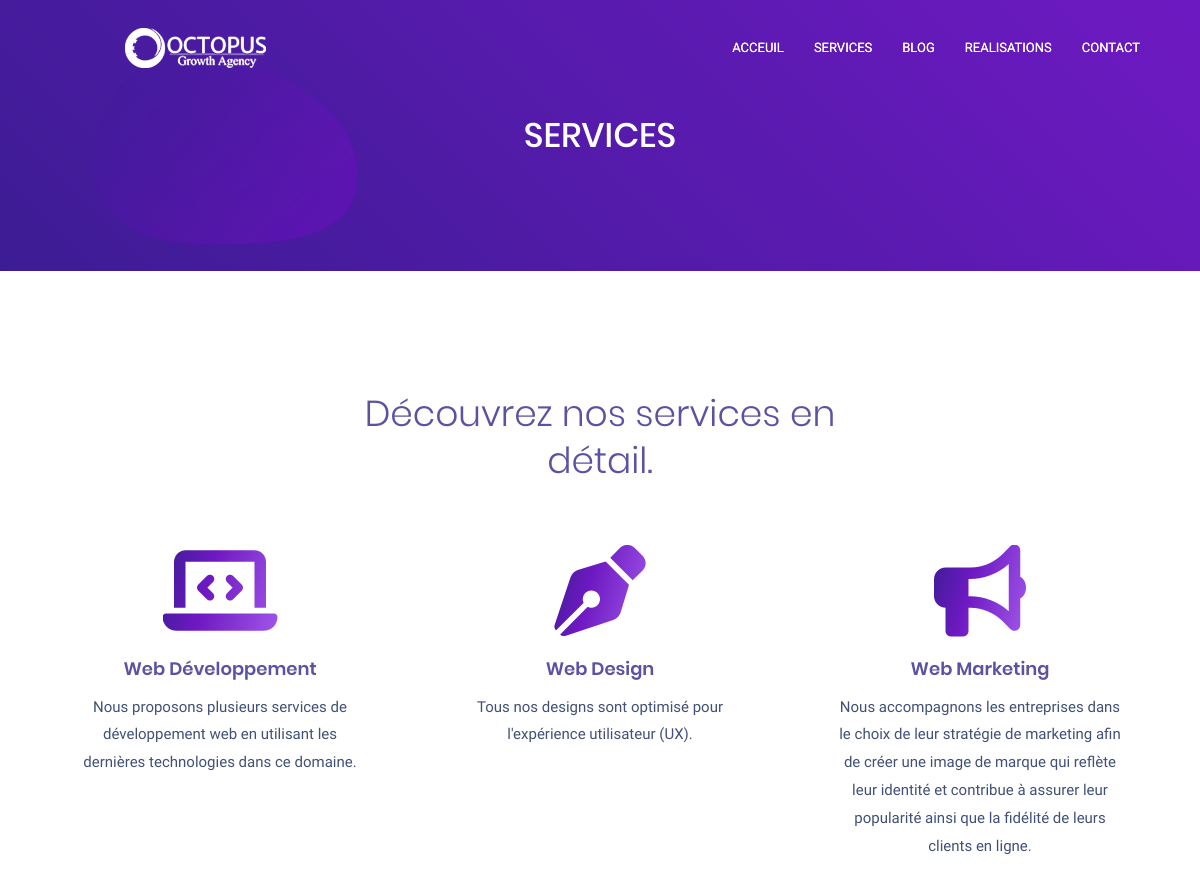
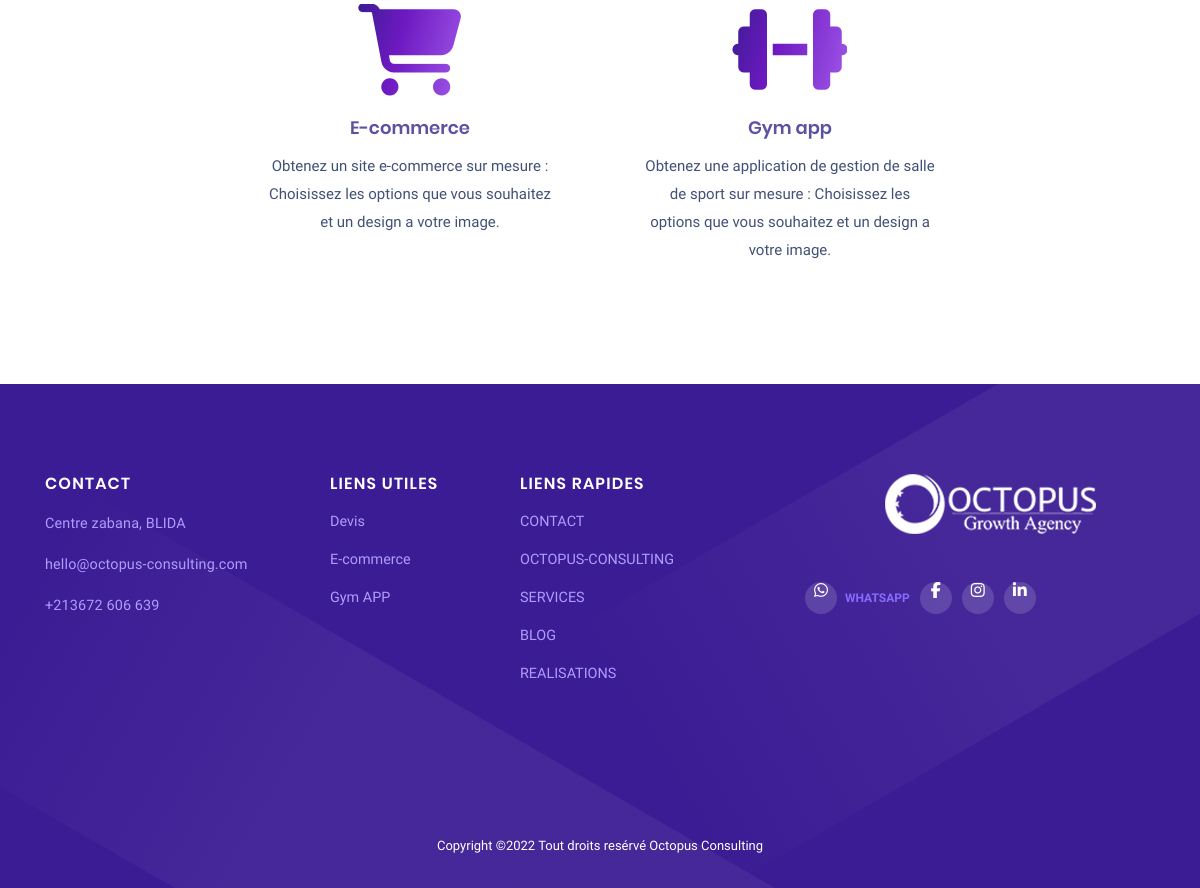
Page /services/ on the committed database (2 pictures, top to bottom).
### core/models.py (models this page shows, shortened)
class Service(models.Model):
    name  = models.CharField(verbose_name=_('Nom du Service'), max_length=100)
    slug = models.SlugField()
    title  = models.TextField(verbose_name=_('Petit text'), blank=True, null=True)
    image = models.FileField( upload_to="images/services",verbose_name=_('img 1'), blank=True, null=True)
    photo  = models.ImageField(upload_to="images/services",verbose_name=_('img 2'),blank=True, null=True)
    description = tinymce_models.HTMLField(verbose_name='Déscription du service', blank=True, null=True)
    pricing = tinymce_models.HTMLField(verbose_name='offres du service', blank=True, null=True)
    icon  = models.CharField(verbose_name=_('nom de l icon du site https://fontawesome.com/icons'), max_length=100, blank=True, null=True)
    section  = models.CharField(verbose_name=_('section to show'), max_length=100,blank=True, null=True)
    to_home_page = models.BooleanField(verbose_name="ajouter a la page d'accueil", default=False)
    priority  = models.IntegerField(verbose_name=_('ordre / priorité'), blank=True, null=True)
    actif  = models.BooleanField(default=True)
    created      = models.DateTimeField(verbose_name='Date de Création',  auto_now_add=True)
    updated      = models.DateTimeField(verbose_name='Date de dernière mise à jour',  auto_now=True)

### core/views.py (the view)
# urls.py: path('services/', ServicesListView.as_view(), name='services'),
class ServicesListView(ListView):
    model = Service
    context_object_name = "services"
    template_name = "services.html"

### business/context_processors.py (called while the page is built)
def infos(request):
    business = Business.objects.all().last()
    return {
            'business' : business,
        }

### templates/services.html (shortened to what this page needs)
{% extends "base.html" %}
{% load static %}
{% load i18n %}
{% get_current_language as LANGUAGE_CODE %}
{% get_available_languages as LANGUAGES %}
{% get_language_info_list for LANGUAGES as languages %}
{% block content %}
<body class="nk-body body-wider mode-onepage">
	<div class="nk-wrap">
        {% include  "navbar.html" %}
        <div class="header-banner bg-theme-grad-s2">
            <div class="nk-banner">
                <div class="banner banner-page">
                    <div class="banner-wrap">
                        <div class="container">
                            <div class="row justify-content-center align-items-center">
                                <div class="col-xl-6 col-lg-9">
                                    <div class="banner-caption cpn tc-light text-center">
                                        <div class="cpn-head">
                                            <h2 class="title ttu">SERVICES</h2>
                                        </div>
                                    </div>
                                </div>
                            </div>
                        </div>
                    </div>
                </div>
            </div>
            <div class="nk-ovm shape-z6-sm">
            </div>
        </div>
        <main class="nk-pages">
            <section class="section bg-white">
                <div class="container">
                    <div class="nk-block nk-block-features-s3">
                        <div class="section-head section-head-s7 wide-auto-sm text-center">
                            <h2 class="title title-thin animated" data-animate="fadeInUp" data-delay=".1">{% trans "Découvrez nos services en détail." %}</h2>
                        </div>
                        <div class="row justify-content-center gutter-vr-30px">
                            {% for service in services  %}
                                <div class="col-lg-4 col-md-6">
                            <a href="{% url 'core:service_detail' service.pk %}">
                                    <div class="feature feature-s3 feature-center animated" data-animate="fadeInUp" data-delay=".5">
                                        <div class="feature-icon feature-icon-auto">
                                            <em class="icon icon-grd icon-lg {{service.icon}}"></em>
                                        </div>
                                        <div class="feature-text">
                                            <h4 class="title-sm title-semibold">{{service.name}}</h4>
                                            <p class="fw-4">{{service.title}}</p>
                                        </div>
                                    </div>
                                </a>
                                </div>
                            {% endfor %}
                        </div>
                    </div>
                </div>
            </section>
        </main>
    </div>
</body>
</html>
{% endblock content %}

### rows in the picture
Service: name "Web Développement", title "Nous proposons plusieurs services de développement web en utilisant les dernières technologies dans ce domaine."
Service: name "Web Design", title "Tous nos designs sont optimisé pour l'expérience utilisateur (UX)."
Service: name "Web Marketing", title "Nous accompagnons les entreprises dans le choix de leur stratégie de marketing afin de créer une image de marque qui reflète leur identité et contribue à assurer leur popularité ainsi que la fidélité de leurs clients en ligne."
Service: name "E-commerce", title "Obtenez un site e-commerce sur mesure : Choisissez les options que vous souhaitez et un design a votre image."
Service: name "Gym app", title "Obtenez une application de gestion de salle de sport sur mesure : Choisissez les options que vous souhaitez et un design a votre image."
